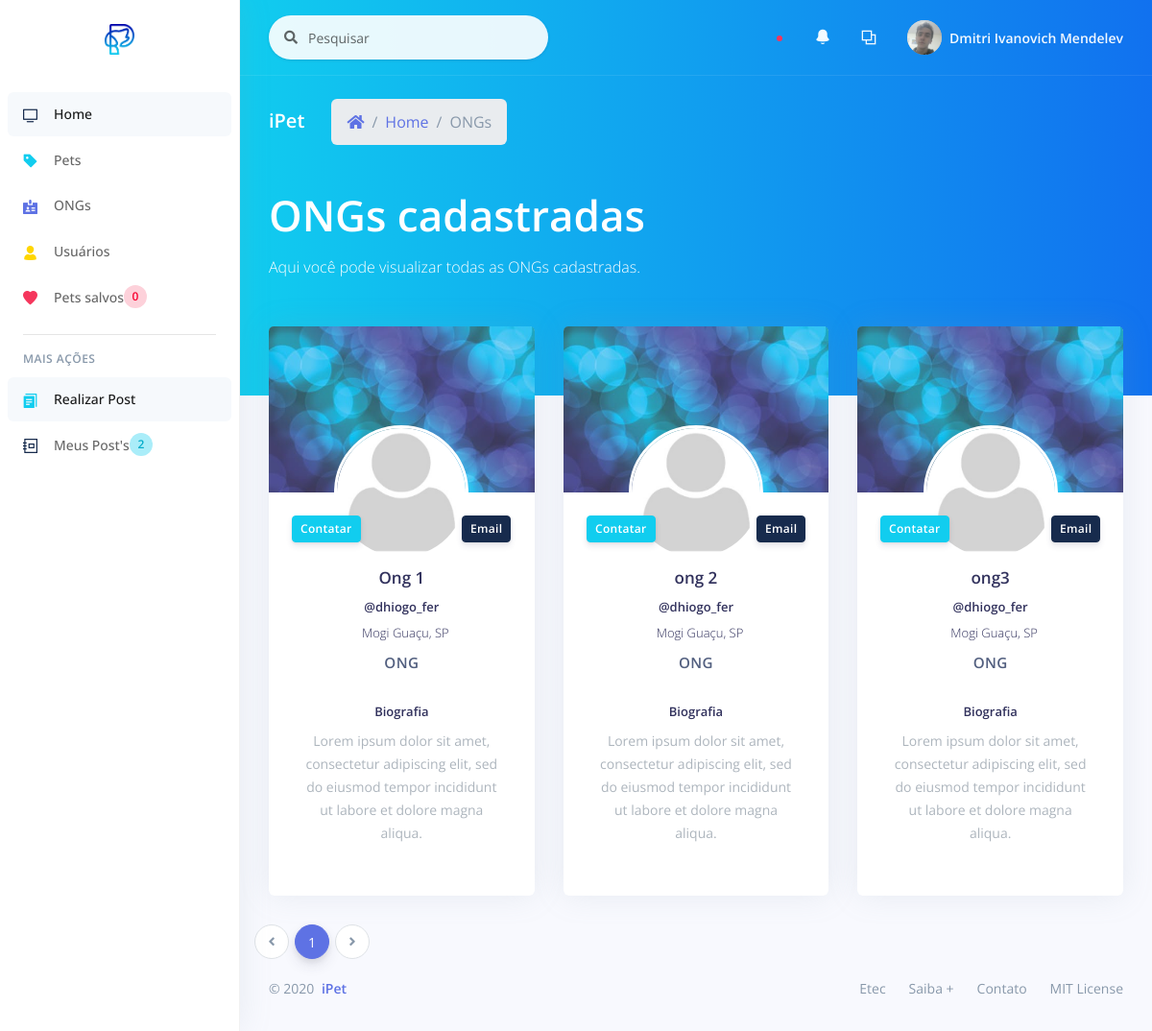
/_site/_user/list/list_ongs.php (signed in), run on the app's committed database.
### tables this page shows
CREATE TABLE `user` (
  `id_user` int(11) NOT NULL,
  `ranking` int(11) NOT NULL,
  `name` varchar(200) NOT NULL,
  `email` varchar(100) NOT NULL,
  `password` varchar(100) NOT NULL,
  `cpf` varchar(30) NOT NULL,
  `telephone` varchar(30) DEFAULT NULL,
  `instagram` varchar(100) DEFAULT NULL,
  `street` varchar(100) DEFAULT NULL,
  `neighborhood` varchar(100) DEFAULT NULL,
  `city` varchar(100) DEFAULT NULL,
  `uf` varchar(2) DEFAULT NULL,
  `bio` text DEFAULT NULL,
  `image` varchar(200) DEFAULT NULL,
  `banner` varchar(200) DEFAULT NULL,
  `use_terms` int(11) DEFAULT NULL,
  `status` int(11) NOT NULL
);

### _site/_user/list/list_ongs.php (the view, shortened to what this page needs)
<?php
include_once('../../controller/connect.php');
?>
<!DOCTYPE html>
<html>
<head>
  <?php
    include_once "../../assets/components/styles.php";
  ?>
</head>
<body>
  <?php
    include_once "../components/sidenav.php";
  ?>
  <div class="main-content" id="panel">
    <?php
      include_once "../components/top_nav.php";
    ?>
    <div class="header bg-gradient-info pb-6">
      <div class="container-fluid">
        <div class="header-body">
          <div class="row align-items-center py-4">
            <div class="col-lg-6 col-7">
              <h6 class="h2 text-white d-inline-block mb-0">iPet</h6>
              <nav aria-label="breadcrumb" class="d-none d-md-inline-block ml-md-4">
                <ol class="breadcrumb breadcrumb-links breadcrumb-dark">
                  <li class="breadcrumb-item"><a href="<?= BASE . '_site/_user/home.php'; ?>"><i class="fas fa-home"></i></a></li>
                  <li class="breadcrumb-item"><a href="<?= BASE . '_site/_user/home.php'; ?>">Home</a></li>
                  <li class="breadcrumb-item active" aria-current="page">ONGs</li>
                </ol>
              </nav>
            </div>
          </div>
          <div class="row">
            <div class="col">
            <h1 class="display-2 text-white">ONGs cadastradas</h1>
            <p class="text-white mt-0 mb-5">Aqui você pode visualizar todas as ONGs cadastradas.</p>
            </div>
          </div>
        </div>
      </div>
    </div>
    <div class="container-fluid mt--6">
                <?php
                  $num_page_itens = 9;
                  $page = (isset($_GET['page']))? $_GET['page'] : 1;
                  $sql_num_ong = "SELECT * FROM user WHERE ranking = 2 AND status = 1";
                  $res_num_ong = mysqli_query($con, $sql_num_ong);
                  $init = ($num_page_itens*$page)-$num_page_itens;
                  $sql_ong = "SELECT * FROM user WHERE ranking = 2 AND status = 1 ORDER BY id_user ASC LIMIT $init, $num_page_itens";
                  $res_ong = mysqli_query($con, $sql_ong);
                  $array_ong = mysqli_fetch_assoc($res_ong);
                  $quanty_ongs = mysqli_num_rows($res_num_ong);
                  $num_pages = ceil($quanty_ongs/$num_page_itens);
                ?>
      <div class="row">
      <?php
        if($quanty_ongs):
        do{
      ?>
        <div class="col-xl-4 order-xl-2">
          <div class="card card-profile">
            <img src="<?= PUBLICO . 'img/theme/' . $array_ong['banner']; ?>" alt="Imagem de capa" class="card-img-top">
            <div class="row justify-content-center">
              <div class="col-lg-3 order-lg-2">
                <div class="card-profile-image">
                  <a href="#">
                    <img src="<?= PUBLICO . 'img/users/' . $array_ong['image']; ?>" class="rounded-circle">
                  </a>
                </div>
              </div>
            </div>
            <div class="card-header text-center border-0 pt-8 pt-md-4 pb-0 pb-md-4">
              <div class="d-flex justify-content-between">
                <button type="button" data-toggle="modal" class="btn btn-sm btn-info  mr-4" data-target="#modalContatar<?= $array_ong['id_user']; ?>">Contatar</button>
                <button type="button" data-toggle="modal" class="btn btn-sm btn-default float-right" data-target="#modalEmail<?= $array_ong['id_user']; ?>">Email</button>
              </div>
            </div>
            <div class="card-body pt-0">
              <div class="text-center">
                <h5 class="h3">
                <?= $array_ong['name']; ?>
                </h5>
                <h6 class="h5">
                <?= $array_ong['instagram']; ?>
                </h6>
                <div class="h5 font-weight-300">
                  <i class="ni location_pin mr-2"></i><?= $array_ong['city'] . ", " . $array_ong['uf']; ?>
                </div>
                <span class="heading">
                  <?php
                    if($array_ong['ranking'] == 1){
                      echo "Voluntário";
                    } elseif ($array_ong['ranking'] == 2) {
                      echo "ONG";
                    } elseif ($array_ong['ranking'] == 3) {
                      echo "Administrador";
                    } else {
                      echo "Oops, ocorreu um erro...";
                    }
                  ?>
                </span>
              </div>
              <div class="row">
                <div class="col">
                  <div class="card-profile-stats d-flex justify-content-center">
                    <div>
                      <h5>Biografia</h5>
                      <span class="description"><?= $array_ong['bio'];?></span>
                    </div>
                  </div>
                </div>
              </div>
            </div>
          </div>
        </div>
      <?php
        } while($array_ong = mysqli_fetch_assoc($res_ong));
      ?>
      </div>
      <div class="row">
      <nav aria-label="...">
                    <ul class="pagination">
                      <li class="page-item">
                        <a class="page-link" href="list_ongs.php?page=<?php if($page==1){ echo 1;}else{echo $page-1;};?>" tabindex="-1">
                          <i class="fa fa-angle-left"></i>
                        </a>
                      </li>
                      <?php
                        for($i=1;$i<$num_pages+1;$i++){
                          $current = "";
                          if($page == $i){
                            $current = "active";
                          }
                      ?>
                      <li class="page-item <?= $current; ?>"><a class="page-link" href="list_ongs.php?page=<?= $i; ?>"><?= $i; ?></a></li>
                      <?php }?>
                      <li class="page-item">
                        <a class="page-link" href="list_ongs.php?page=<?php if($page<$num_pages){ echo $page+1;}else{echo $page;};?>">
                          <i class="fa fa-angle-right"></i>
                        </a>
                      </li>
                    </ul>
              </nav>
      </div>
      <?php endif; ?>
      <?php
        include_once "../../assets/components/footer.php";
      ?>
    </div>
  </div>
</body>
</html>

### data on the page
user: banner (picture), image (placeholder picture), name "Ong 1", instagram "@dhiogo_fer", city "Mogi Guaçu", uf "SP", ranking "ONG", bio "Lorem ipsum dolor sit amet, consectetur adipiscing elit, sed do eiusmod tempor incididunt ut labore et dolore magna aliqua."
user: banner (picture), image (placeholder picture), name "ong 2", instagram "@dhiogo_fer", city "Mogi Guaçu", uf "SP", ranking "ONG", bio "Lorem ipsum dolor sit amet, consectetur adipiscing elit, sed do eiusmod tempor incididunt ut labore et dolore magna aliqua."
user: banner (picture), image (placeholder picture), name "ong3", instagram "@dhiogo_fer", city "Mogi Guaçu", uf "SP", ranking "ONG", bio "Lorem ipsum dolor sit amet, consectetur adipiscing elit, sed do eiusmod tempor incididunt ut labore et dolore magna aliqua."

### other printed values
$count_favorite "0"
$count_post "2"
$_SESSION['name'] "Dmitri Ivanovich Mendelev"
